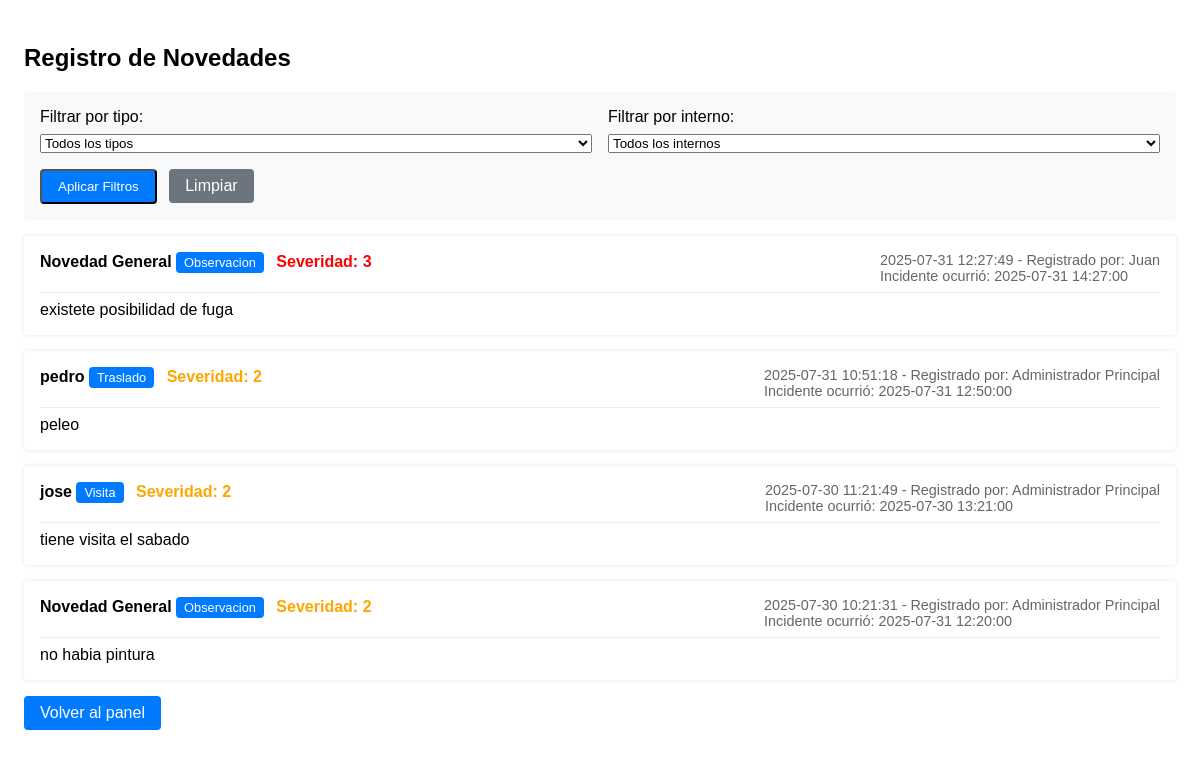
The page /ver_notas.php (signed in) on the database its author committed.
### tables this page shows
CREATE TABLE `notas` (
  `id` int(11) NOT NULL,
  `usuario_id` int(11) DEFAULT NULL,
  `nota` text NOT NULL,
  `tipo` varchar(50) NOT NULL,
  `severidad` int(11) NOT NULL DEFAULT 1,
  `creado_por` int(11) NOT NULL,
  `fecha_incidente` datetime NOT NULL,
  `fecha_registro` timestamp NOT NULL DEFAULT current_timestamp()
);

CREATE TABLE `usuarios` (
  `id` int(11) NOT NULL,
  `nombre` varchar(100) NOT NULL,
  `usuario` varchar(50) NOT NULL,
  `password` varchar(255) NOT NULL,
  `rol` enum('admin','celador','jefe','direccion') NOT NULL,
  `created_at` timestamp NOT NULL DEFAULT current_timestamp()
);

CREATE TABLE `personas` (
  `id` int(11) NOT NULL,
  `nombre` varchar(100) NOT NULL,
  `edad` int(11) DEFAULT NULL CHECK (`edad` between 12 and 100),
  `causa` text NOT NULL,
  `estado` enum('condenado','procesado') NOT NULL,
  `sancionado` enum('sancionado','no_sancionado') DEFAULT 'no_sancionado',
  `fecha_sancion` date DEFAULT NULL,
  `historial_delictivo` text DEFAULT NULL,
  `fecha_ingreso` date DEFAULT curdate(),
  `created_at` timestamp NOT NULL DEFAULT current_timestamp(),
  `ubicacion` varchar(50) NOT NULL DEFAULT 'Pabellón A',
  `tiempo_condena` varchar(20) NOT NULL,
  `nivel_riesgo` enum('Bajo','Medio','Alto','Máximo') NOT NULL DEFAULT 'Medio',
  `sanciones` text DEFAULT NULL,
  `ranchograma` text DEFAULT NULL COMMENT 'Relaciones con otros internos (JSON)'
);

### ver_notas.php (the view, shortened to what this page needs)
<?php
$filtro = "";
$conexion = conectarBaseDeDatos();
$sql = "SELECT n.*, p.nombre as persona_nombre, u.nombre as creador
        FROM notas n
        LEFT JOIN personas p ON n.usuario_id = p.id
        JOIN usuarios u ON n.creado_por = u.id
        WHERE 1=1 $filtro
        ORDER BY n.fecha_registro DESC";
$stmt = $conexion->prepare($sql);
$stmt->execute();
$result = $stmt->get_result();
$notas = $result->fetch_all(MYSQLI_ASSOC);
?>
<!DOCTYPE html>
<html>
<head>
</head>
<body>
    <h2>Registro de Novedades</h2>
    <div class="filtros">
        <form method="GET">
            <div style="display: grid; grid-template-columns: 1fr 1fr; gap: 1rem;">
                <div>
                    <label>Filtrar por tipo:</label>
                    <select name="tipo" style="width: 100%;">
                        <option value="">Todos los tipos</option>
                    </select>
                </div>
                <div>
                    <label>Filtrar por interno:</label>
                    <select name="usuario_id" style="width: 100%;">
                        <option value="">Todos los internos</option>
                    </select>
                </div>
            </div>
            <button type="submit" style="margin-top: 1rem;" class="btn">Aplicar Filtros</button>
            <a href="ver_notas.php" class="btn" style="background: #6c757d; margin-left: 0.5rem;">Limpiar</a>
        </form>
    </div>
    <?php foreach($notas as $nota): ?>
        <div class="nota-item">
            <div class="nota-header">
                <div>
                    <strong><?= htmlspecialchars($nota['persona_nombre'] ?: 'Novedad General') ?></strong>
                    <span class="nota-tipo"><?= ucfirst(htmlspecialchars($nota['tipo'])) ?></span>
                    <?php if(isset($nota['severidad'])): ?>
                        <span class="severidad" style="color: <?= $nota['severidad'] > 2 ? 'red' : 'orange' ?>;">
                            Severidad: <?= $nota['severidad'] ?>
                        </span>
                    <?php endif; ?>
                </div>
                <div class="nota-fecha">
                    <?= htmlspecialchars($nota['fecha_registro']) ?> - Registrado por: <?= htmlspecialchars($nota['creador']) ?>
                    <?php if(isset($nota['fecha_incidente']) && $nota['fecha_incidente'] != $nota['fecha_registro']): ?>
                        <br>Incidente ocurrió: <?= htmlspecialchars($nota['fecha_incidente']) ?>
                    <?php endif; ?>
                </div>
            </div>
            <div class="nota-contenido">
                <?= nl2br(htmlspecialchars($nota['nota'])) ?>
            </div>
        </div>
    <?php endforeach; ?>
    <p><a href="index.php" class="btn">Volver al panel</a></p>
</body>
</html>

### ver_notas.php (style rules this page uses)
body { font-family: Arial, sans-serif; padding: 1rem; }
.filtros { background: #f8f9fa; padding: 1rem; margin-bottom: 1rem; border-radius: 4px; }
.filtros label { display: block; margin-bottom: 0.5rem; }
.nota-item { background: white; padding: 1rem; margin-bottom: 1rem; border-radius: 4px; box-shadow: 0 0 5px rgba(0,0,0,0.1); }
.nota-header { display: flex; justify-content: space-between; border-bottom: 1px solid #eee; padding-bottom: 0.5rem; margin-bottom: 0.5rem; }
.nota-tipo { display: inline-block; padding: 0.2rem 0.5rem; background: #007bff; color: white; border-radius: 4px; font-size: 0.8rem; }
.nota-fecha { color: #666; font-size: 0.9rem; }
.btn { padding: 0.5rem 1rem; background: #007bff; color: white; text-decoration: none; border-radius: 4px; display: inline-block; }
.severidad { margin-left: 0.5rem; font-weight: bold; }

### rows shown on the page
notas: persona_nombre "Novedad General", tipo "Observacion", severidad "3", fecha_registro "2025-07-31 12:27:49", creado_por.nombre "Juan", fecha_incidente "2025-07-31 14:27:00", nota "existete posibilidad de fuga"
notas: usuario.nombre "pedro", tipo "Traslado", severidad "2", fecha_registro "2025-07-31 10:51:18", creado_por.nombre "Administrador Principal", fecha_incidente "2025-07-31 12:50:00", nota "peleo"
notas: usuario.nombre "jose", tipo "Visita", severidad "2", fecha_registro "2025-07-30 11:21:49", creado_por.nombre "Administrador Principal", fecha_incidente "2025-07-30 13:21:00", nota "tiene visita el sabado"
notas: persona_nombre "Novedad General", tipo "Observacion", severidad "2", fecha_registro "2025-07-30 10:21:31", creado_por.nombre "Administrador Principal", fecha_incidente "2025-07-31 12:20:00", nota "no habia pintura"
